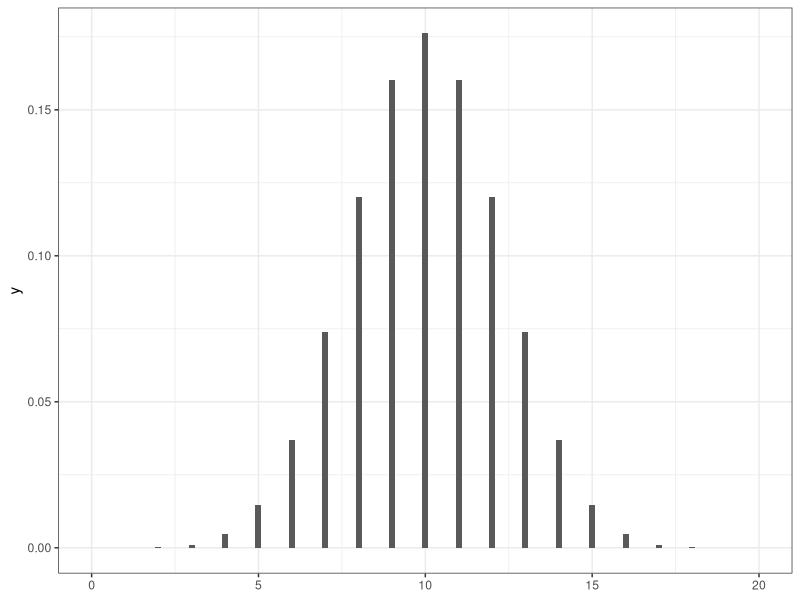
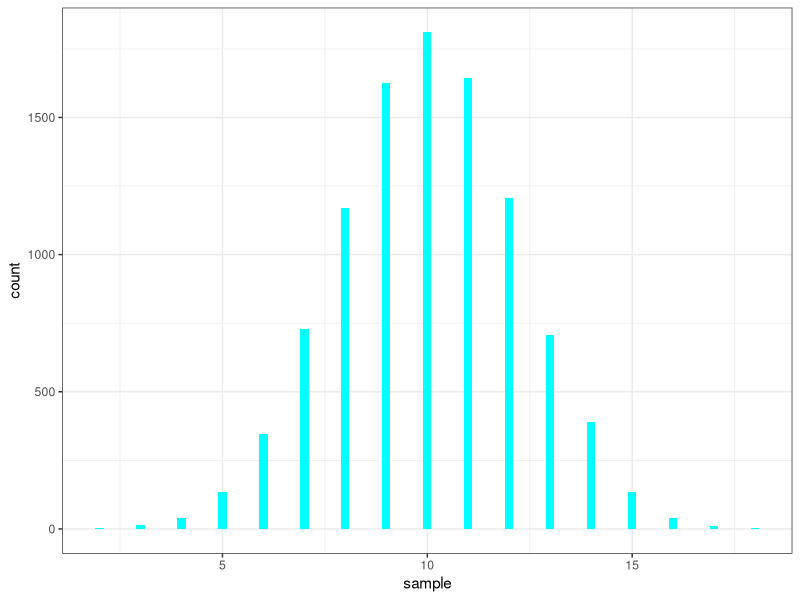
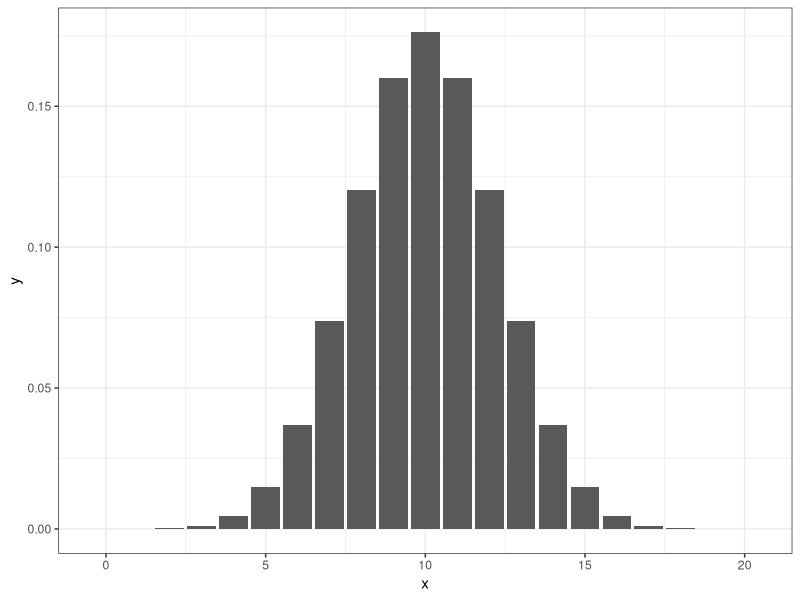
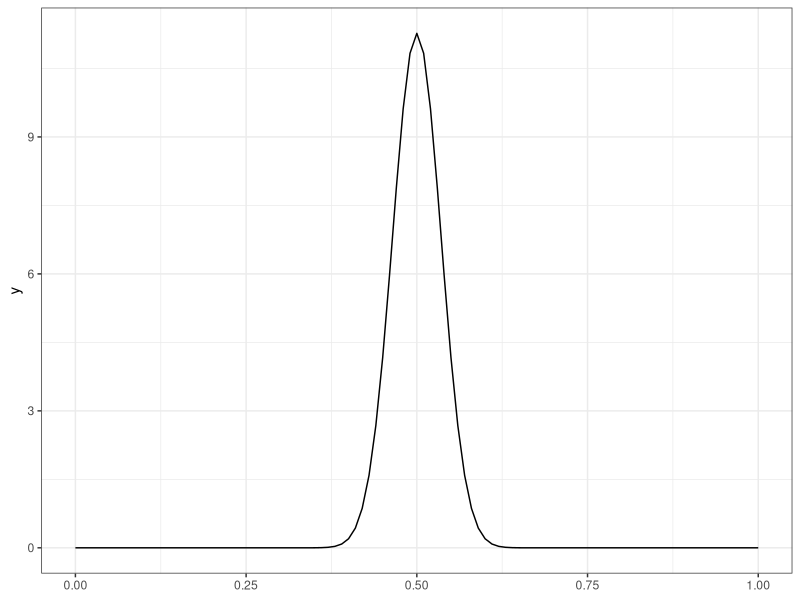
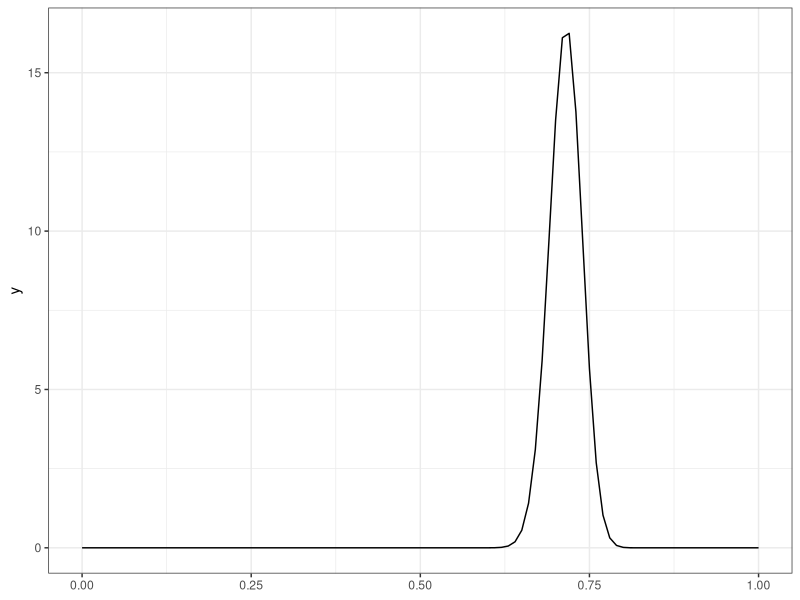
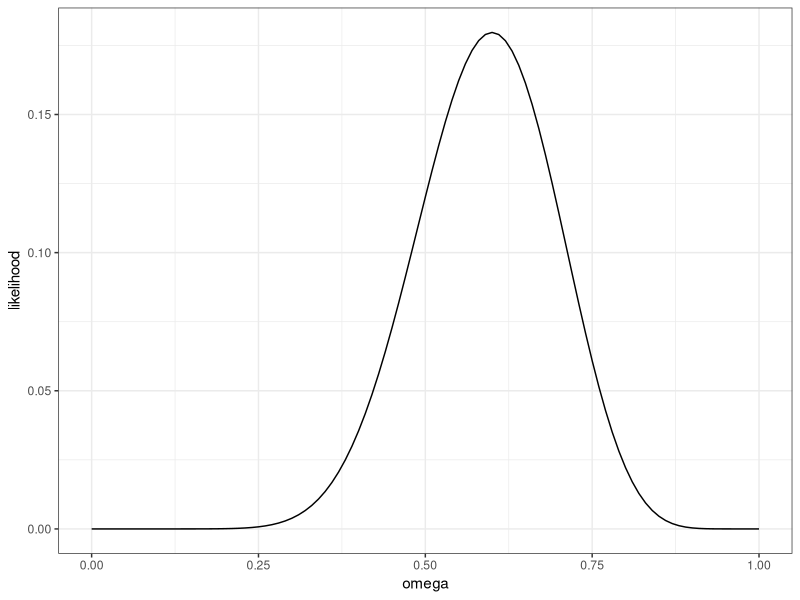
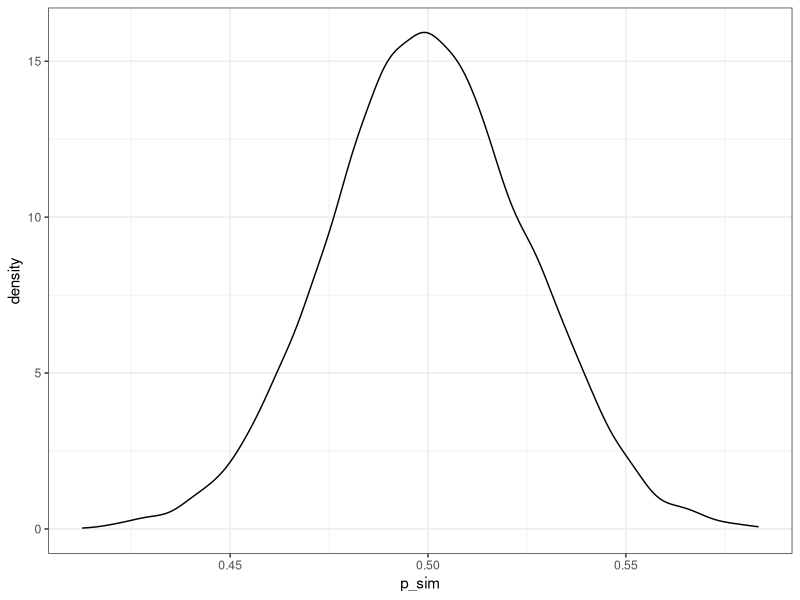
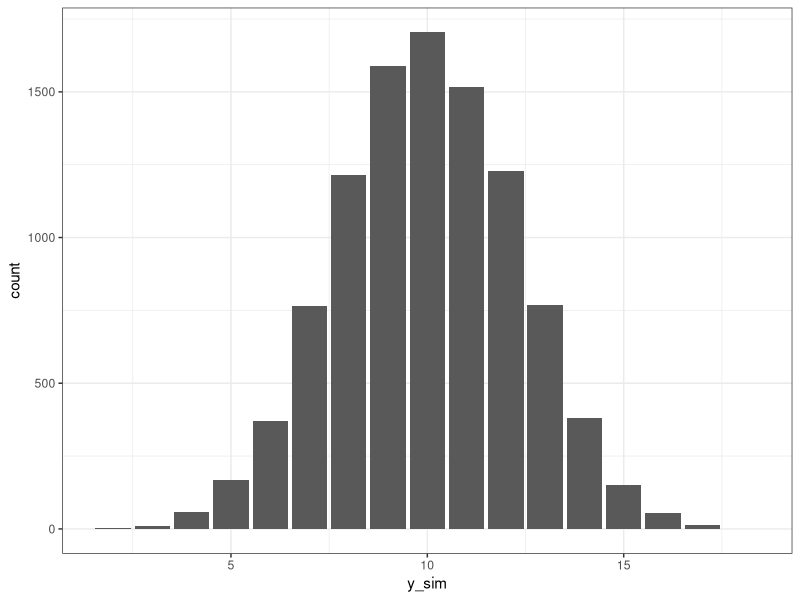

R code for these plots, in order:

## ------------------------------------------------------------------------
library(ggplot2)
library(dplyr)

theme_set(theme_bw())

# 1. Statistical model

# Plot binomial distribution
# Some options are shown below. 
ggplot() +
  stat_function(geom="bar", fun = dbinom, args = list(size = 20, prob = 0.5)) +
  xlim(c(0,20))

sample <- rbinom(p=0.5, size=20, n=10000)
ggplot(tibble(sample), aes(sample))+
  geom_bar(fill="cyan",width = 0.2)

sample <- tibble(
  x = 0:20,
  y = dbinom(x, 20, 0.5)
)
ggplot(sample) +
  geom_bar(aes(x, y), stat = "identity")

# Exercise 1.5



# 3. Bayesian model

# Exercise coin

ggplot() +
  stat_function(fun = dbeta, 
                args = list(shape1 = 100, shape2 = 100)) +
  xlim(c(0, 1))

# Exercise world

ggplot() +
  stat_function(fun = dbeta, 
                args = list(shape1 = 250, shape2 = 100)) +
  xlim(c(0, 1))


## ------------------------------------------------------------------------

# 4. Likelihood function

# Exercise likelihood:

df <- tibble(
  omega = seq(0, 1, 0.01), 
  likelihood = dbinom(12, 20, omega)) 

ggplot(df) +
  geom_line(aes(omega, likelihood))



## ------------------------------------------------------------------------
## Predictive simulation

# Simulate 10000 draws from prior density: p_sim
set.seed(1)
p_sim <- rbeta(10000, 200, 200)
ggplot(tibble(p_sim)) +
  geom_density(aes(p_sim))

# Simulate 10000 draws from the predictive density: y_sim
y_sim <- rbinom(10000, size = 20, p_sim)

# Plot the prior predictive density
ggplot(tibble(y_sim)) +
  geom_bar(aes(y_sim))

# Compute the probability of less than 5 tails
mean(y_sim < 5)

# Find a 90 percent prediction interval for the number of tails




# Exercise 1.4

# a) Choose the parameters of a conjugate prior distribution (gamma), 
# and explain why you choose them (it might be useful to draw the 
# prior predictive distribution to back your choice up).



# b) Draw in the same graph the prior distribution and the 
# likelihood function.



# c) Draw the prior predictive distribution.



# Now, assume that the members of the association know nothing 
# about the number of weekly visitors:
# d) Choose the parameters of a conjugate prior distribution in 
# that case.
